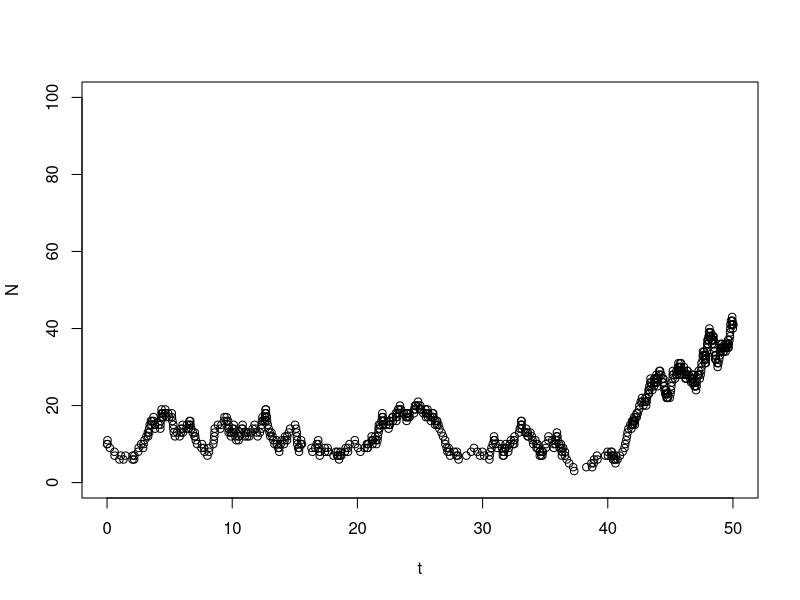

Source code (R):
# Doob-Gillespie stochastic simulation
rm(list = ls())

t = 0
N = 10
b = 0.5
d = 0.45
t_max = 50
N_max = 100
plot(x=t,y=N,xlim=c(0,t_max),ylim=c(0,N_max))

while (t < t_max && N > 0 && N < N_max)
{
  dt = -log(runif(1)) / ((b + d) * N)
  p_birth = (b * N) / ((b + d) * N)
  t = t + dt
  if (runif(1) < p_birth)
  {
    N = N + 1
  } else {
    N = N - 1
  }  
  #text = paste(c("t: ",t,", N:",N),collapse="")
  #print (text)
  points(t,N)
}